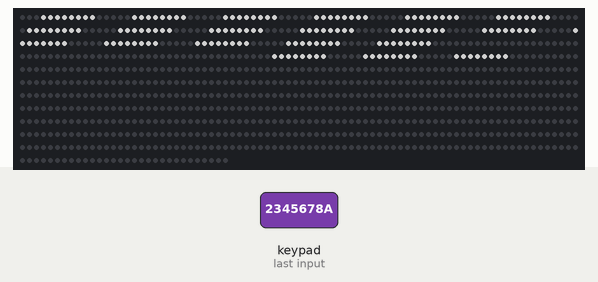
A sketch run on a simulated Arduino Mega 2560, built with avr-gcc and run on an emulated ATmega2560. On the bench: 910 RGB LEDs in strip order, left to right, continuing on the next row. Wiring (inferred from the names in the program): 5×7 keypad (labels assumed): rows pin 9, pin 10, pin 11, pin 12, pin 13; columns pin 2, pin 3, pin 4, pin 5, pin 6, pin 7, pin 8. The inputs (shaded band) are chosen by the test bench. Dim RGB values are drawn brighter than linear; what the sketch prints to the serial monitor is not drawn.

1.3 s: keypad keys 2 3 4 5 6 7 8 pressed 0.4 s apart
5.6 s: key '1' pressed
7.4 s: key '9' pressed
9.3 s: keypad keys 2 3 4 5 6 7 8 A pressed 0.4 s apart
Above: at 14.7 s.
Timing chart, 0 to 15.0 s (numbered marks = the images above; inputs shaded):
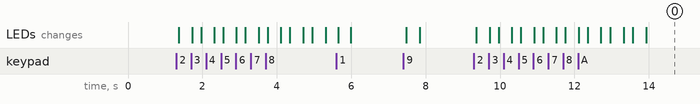

Measured:
- after the input at 9.3 s, the LEDs: first change after 0.07 s (image 0 shows a later state)

The sketch:

RuinsWallMega.ino
```cpp
//MACROS
#include <FastLED.h>

#define NUM_ROWS 5
#define NUM_COLS 7
#define INPUT_MATRIX (NUM_ROWS * NUM_COLS)
#define LEDS_PER_ROW 91
#define LEDS_PER_COL LEDS_PER_ROW / NUM_COLS
#define TOTAL_LEDS (LEDS_PER_ROW * NUM_ROWS * 2)
#define NUM_SECRET_LETTERS 7
#define LEDS_DATA_PIN A0
#define LED_TYPE WS2812B


//-------------DATA STRUCTURE----------------

struct iPosition {
  int position;
  iPosition *next, *prev;
  iPosition() = delete;
  iPosition(int pos)
    : position(pos) {}
};

struct sQueue {
  iPosition* head = nullptr;
  iPosition* tail = nullptr;
  int size = 0;
  ~sQueue() {
    int s = size;
    for (int i = 0; i < s; i++)
      pop();
  }
  /*
  void swap(iPosition & p1, iPosition & p2){
    //if 1 or less elements in queue, the arguments aren't valid, leave.
    if(size < 2)
      return;

    iPosition temp;

    temp.next = p1.next;
    temp.prev = p1.prev;

    //get the surrounding positions to point at the new position
    p1.prev.next = p2;
    p1.next.prev = p2;
    p2.next.prev = p1;
    p2.prev.next = p1;

    //swap out the position's pointers
    p1.next = p2.next;
    p1.prev = p2.prev;
    p2.next = temp.next;
    p2.prev = temp.prev;


  }
  */
  void push(int position) {
    if (isAlreadyQueued(position))
      pop(position);
    iPosition * p = createIPosition(position);
    Serial.print((p->position == position) ? "Successfully " : "Unsuccessfully ");
    Serial.print("created the iPosition for position: ");
    Serial.println(position);
    if (size < 1) {
      head = p;
      tail = p;
    }
    if (size > 0) {
      p->prev = tail;
      tail->next = p;
      tail = p;
    }
    Serial.print("Pushed position ");
    Serial.print(position);
    Serial.println(" into the queue.");
    size++;
  }

  void pop() {
    if (size < 1)
      return;
    if (size == 1) {
      delete head;
    }
    //assign the head to the next in line, a drop the first
    if (size > 1) {
      iPosition* temp = head;
      head = head->next;
      head->prev->next = nullptr;
      head->prev = nullptr;
      delete temp;
    }
    size--;
    Serial.println("Popped head from queue.");
  }

  void pop(int position) {
    //sQueue size is 0, position can't be in the queue
    if (size < 1)
      return;
    //first find the iPosition
    iPosition* temp = head;
    for (int i = 0; i < size; i++) {
      if (temp->position == position)
        break;  //leaves for loop scope
      temp = temp->next;
    }
    //now remove iPosition from queue
    if (temp == head) {
      pop();
    } else {
      temp->next->prev = temp->prev;
      temp->prev->next = temp->next;
      temp->next = nullptr;
      temp->prev = nullptr;
      delete temp;  //may not be necessary wasn't dynamically allocated
    }
    size--;
    Serial.print("Popped position ");
    Serial.print(position);
    Serial.println(" from queue.");
  }

  iPosition* createIPosition(int position) {
    Serial.print("Creating iPosition for position: ");
    Serial.println(position);
    return new iPosition(position);
  }

  bool isAlreadyQueued(int position) {
    iPosition* temp = head;
    for (int i = 0; i < size; i++) {
      Serial.print("Temp position: ");
      Serial.println(temp->position);
      if (temp->position == position) {
        Serial.print("Position ");
        Serial.print(position);
        Serial.println(" is already queued.");
        return true;
      }
      temp = temp->next;
    }
    Serial.print("Position ");
    Serial.print(position);
    Serial.println(" is not already queued.");
    return false;
  }

  void printQueue() {
    if (size < 1)
      return;
    iPosition* temp = head;
    Serial.print("Queues content: ");
    for (int i = 0; i < size; i++) {
      Serial.print(temp->position);
      Serial.print(" ");
      temp = temp->next;
    }
    Serial.println(" ");
  }
};


//------------GLOBAL VARIABLES------------------
//Immutables variables
const int brightness = 128;                                                                //half the full brightness
const int correctSecretLettersSequence[NUM_SECRET_LETTERS] = { 8, 22, 10, 26, 4, 13, 31};  //boolean array for tracking the proper selection sequence
const int xWeight = LEDS_PER_COL;                                                         //number of LEDs in a group to illuminate in a row (x)
const int yWeight = 2;                                                                     //number of LEDs in a group to illuminate in column(s) (y)
const int rWeight = LEDS_PER_ROW;                                                          //number of LEDs in each row
const int rowPins[NUM_ROWS] = { 9, 10, 11, 12, 13 };                                       //pins capturing/producing the row's level
const int colPins[NUM_COLS] = { 2, 3, 4, 5, 6, 7, 8 };                                  //pins capturing/producing the columsn's level
const int fadeFactor = 30;

//Mutables variables
int rgb[3] = { 255, 255, 255 };        //Default RGB value for all LEDs. White.
int fadeStorage[INPUT_MATRIX];         //Array to hold all inputs
int inputStorage[NUM_SECRET_LETTERS];  //Array holding the valid inputs order of input
int fadeIndex = 0;                     //Keeps track of the number of inputs for the fade effect
int storageIndex = 0;                  //Keeps track of the number of valid inputs for the matching sequence

unsigned long lastTime = 0;

String incoming = "";
bool puzzleSolved = false;

sQueue posQueue;

CRGB leds[TOTAL_LEDS];  //Creation of array RGB structure to hold each LED value

//----------FUNCTION PROTOTYPES-----------------
void _init();
void param_init();
void gpio_init();
void led_init();

void run();

void setRGB();
void turnOnLEDs(int ledPosition);
void updateLEDs(int ledPosition, void (*func)(int));
void setColorToLEDs(int ledPosition);
void fadeOutLEDs();
void fadeLEDs();
void turnOnAllLEDs();
void turnOffAllLEDs();
void blinkAllLeds();

void storeInput(int pos);

void winningResponse();
void losingResponse();
void handleCommand(String cmd);


void resetInputStorage();
void resetFadeStorage();
void resetParameters();
void resetOutputPins();
void resetAll();

bool haveWon();

int scanForButtonPress();
int inputToLEDMapping(int inputPosition);
int inputToXY(int inputPosition);

//------------------MAIN SETUP-------------------
void setup() {
  Serial.begin(9600);     //baud rate of USB serial communication
  Serial1.begin(115200);  //baud rate between Mega and ESP8266
  _init();
}
//------------------MAIN LOOP--------------------
void loop() {
  run();
}


//---------------FUNCTION DEFINITIONS------------
void _init() {
  param_init();
  gpio_init();
  led_init();
}

void param_init() {
  resetParameters();
}

void gpio_init() {
  //Setting the LEDs control pin to output
  pinMode(LEDS_DATA_PIN, OUTPUT);
  //Setting the rows contacts as read/inputs
  for (int i = 0; i < NUM_ROWS; i++)
    pinMode(rowPins[i], INPUT);
  //Setting the columns contacts as outputs
  for (int i = 0; i < NUM_COLS; i++)
    pinMode(colPins[i], OUTPUT);


  //Setting the rows contacts as read/inputs
  for (int i = 0; i < NUM_ROWS; i++)
    digitalWrite(rowPins[i], LOW);
  //Setting the columns contacts as outputs
  for (int i = 0; i < NUM_COLS; i++)
    digitalWrite(colPins[i], LOW);
}
void led_init() {
  FastLED.addLeds<LED_TYPE, LEDS_DATA_PIN, GRB>(leds, TOTAL_LEDS);
  FastLED.setBrightness(128);
  turnOffAllLEDs();
  setRGB(255, 255, 255);
}
void run() {

  while(Serial1.available()){
    char c = Serial1.read();
    if(c == '\n') {
      incoming.trim();
      handleCommand(incoming);
      incoming = "";
    } else {
      incoming += c;
    }
  }
  fadeLEDs();

  posQueue.printQueue();
  int pressedButtonPosition = scanForButtonPress();
  if (pressedButtonPosition < 0)
    return;
  turnOnLEDs(inputToLEDMapping(pressedButtonPosition));
  storeInput(pressedButtonPosition);

  if (haveWon()) {
    winningResponse();
    resetAll();
  }


  delay(150);
}

void setRGB(int red, int green, int blue) {
  rgb[0] = red;
  rgb[1] = green;
  rgb[2] = blue;
}

void turnOnLEDs(int ledPosition) {
  updateLEDs(ledPosition, setColorToLEDs);
}

void updateLEDs(int position, void (*func)(int)) {
  Serial.print("Updating LEDs: ");
  for (int y = 0; y < yWeight; y++)
    for (int x = 3; x < xWeight-2; x++)               //added filter: start on 3, end on 11
      func((position + (y * LEDS_PER_ROW)) + x);
  FastLED.show();
  Serial.println("");
}
void setColorToLEDs(int ledPosition) {
  Serial.print(" s");
  Serial.print(ledPosition);
  leds[ledPosition] = CRGB(rgb[0], rgb[1], rgb[2]);
}
void fadeOutLEDs(int ledPosition) {
  Serial.print(" f");
  Serial.print(ledPosition);
  leds[ledPosition].fadeToBlackBy(fadeFactor);
}

void fadeLEDs() {
  /*
  for(int i = 0; i < INPUT_MATRIX; i++){
    if (fadeStorage[i] < 0)
      return;
    updateLEDs(inputToLEDMapping(fadeStorage[i]), fadeOutLEDs);
  }
  */
  //No positions are in the queue, therefore leave
  if (posQueue.size < 1)
    return;
  iPosition* temp = posQueue.head;
  for (int i = 0; i < posQueue.size; i++) {
    int position = inputToLEDMapping(temp->position);
    updateLEDs(position, fadeOutLEDs);

    if (leds[position] == CRGB::Black) {
      Serial.println("Attempting to pop the head of queue.");
      posQueue.pop();  //pop the head, FIFO, therefore assuming head would be faded out
      //posQueue.pop(position);
      Serial.println("Successfully popped the head of the queue.");
    }
    temp = temp->next;
    Serial.println((int)leds[position].getAverageLight());
  }
}

void turnOnAllLEDs() {
  fill_solid(leds, TOTAL_LEDS, CRGB(rgb[0], rgb[1], rgb[2]));
  FastLED.show();
}

void turnOffAllLEDs() {
  FastLED.clear();
  FastLED.show();
}

void blinkAllLEDs() {
  turnOnAllLEDs();
  delay(500);
  turnOffAllLEDs();
  delay(500);
}
void storeInput(int pos) {
  //store the input position in the sQueue for fade effect
  posQueue.push(pos);

  //store the input position in the input storage for fade effect
  /*
  if(fadeIndex == (INPUT_MATRIX-1)) {
    fadeIndex = 0;
    resetFadeStorage();
  }
  fadeStorage[fadeIndex] = pos;
  fadeIndex++;
  */
  //check of the matching position for the current storage index
  //and update if necessary
  if (pos == correctSecretLettersSequence[storageIndex]) {
    inputStorage[storageIndex] = pos;
    storageIndex++;
  } else {
    storageIndex = 0;
    resetInputStorage();
  }
}

void winningResponse() {
  Serial.println("You won.");
  setRGB(0, 255, 0);
  for (int i = 0; i < 5; i++)
    blinkAllLEDs();
  puzzleSolved = true;
  sendCommand("SOLVED");
}

void losingResponse() {
  Serial.println("You lose!");
  setRGB(255, 0, 0);
  for (int i = 0; i < 5; i++)
    blinkAllLEDs();
}

void sendCommand(String cmd){
  Serial1.println(cmd);
}
void handleCommand(String cmd){
  if(cmd == "PING"){
    sendCommand("PONG");
  } else if (cmd == "STATUS") {
    sendCommand(puzzleSolved ? "SOLVED" : "READY");
  } else if (cmd == "PUZZLE_RESET") {
    resetAll();
    sendCommand("RESET");
  }else if (cmd == "SOLVE") {
    puzzleSolved = true;
    sendCommand("MANUALLY_SOLVED");
  }

}

void resetInputStorage() {
  for (int i = 0; i < NUM_SECRET_LETTERS; i++)
    inputStorage[i] = -1;
}
/*
void resetFadeStorage() {
  for (int i = 0; i < INPUT_MATRIX; i++)
    fadeStorage[i] = -1;
}*/
void resetParameters() {
  void resetInputStorage();
  //void resetFadeStorage();
  storageIndex = 0;
  puzzleSolved = false;
  sendCommand("RESET");
  //fadeIndex = 0;
}

void resetOutputPins() {
  for (int i = 0; i < NUM_COLS; i++) {
    digitalWrite(colPins[i], LOW);
  }
}
void resetAll() {
  setRGB(255, 255, 255);
  resetOutputPins();
  resetParameters();
}

bool haveWon() {
  return (storageIndex < NUM_SECRET_LETTERS) ? false : true;
}

int scanForButtonPress() {
  //Apply voltage to a column and
  //check to each row for voltage.
  //Do this for each column. Return
  //position if voltage is detected,
  //otherwise return a negative value.
  for (int y = 0; y < NUM_COLS; y++) {
    digitalWrite(colPins[y], HIGH);
    for (int x = 0; x < NUM_ROWS; x++) {
      bool pressed = (digitalRead(rowPins[x])) ? true : false;
      if (pressed) {
        Serial.print("Button pressed: ");
        Serial.println(y + (x * NUM_COLS));
        return y + (x * NUM_COLS);
      }
    }
    digitalWrite(colPins[y], LOW);
  }
  resetOutputPins();
  //nothing is pressed
  return -1;
}

int inputToLEDMapping(int inputPosition) {
  //x = row y = col
  int x=0, y=0;
  for(int i = 0; i < NUM_ROWS; i++){
    if((i+1)* NUM_COLS > inputPosition){
      x = i;
      break;
    }
  }
  y = inputPosition - (x * NUM_COLS);
  Serial.print("Row: ");
  Serial.print(x);
  Serial.print(" Col: ");
  Serial.println(y);
  return (y + (x * yWeight * NUM_COLS)) * xWeight;

}
```
